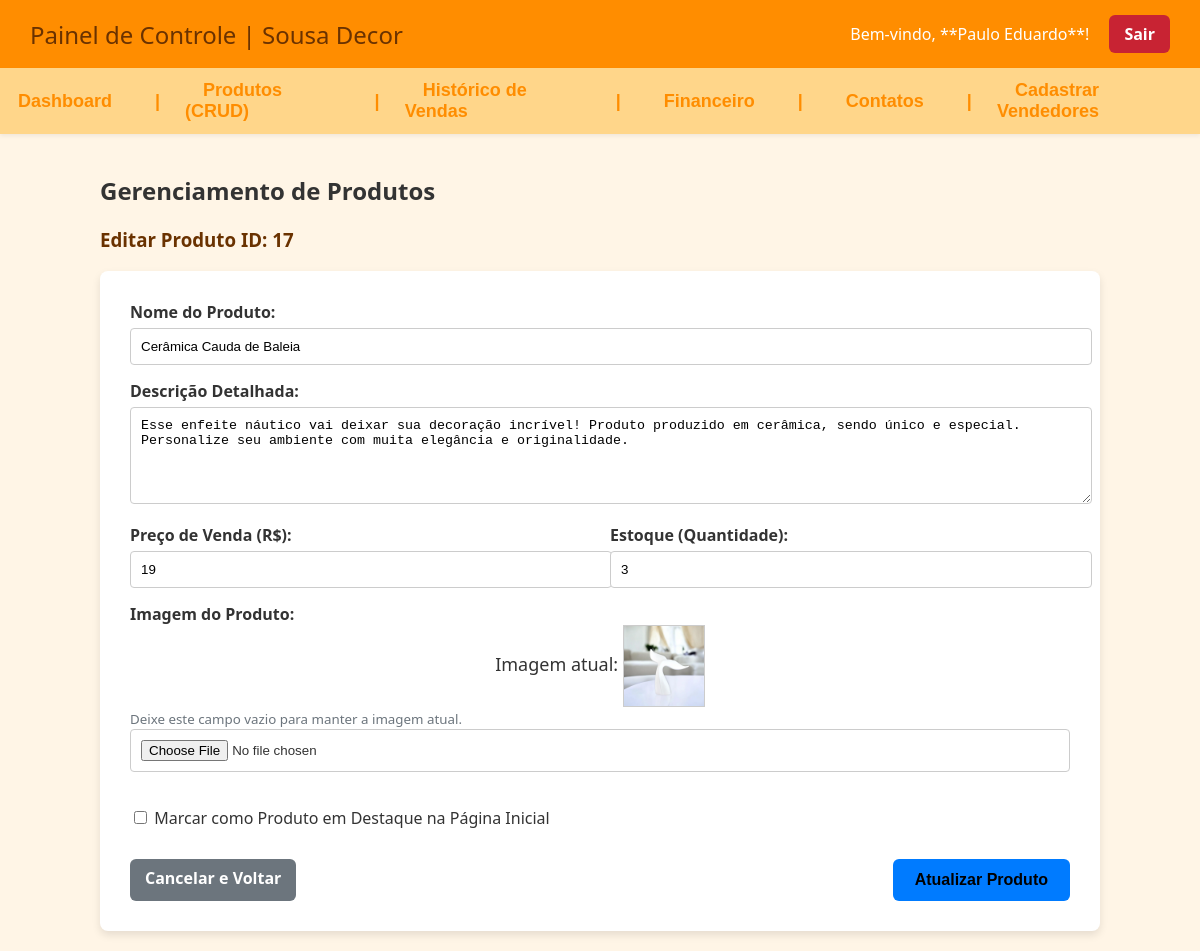
Page /ParteDePauloeGui/index.php?pg=produtos_crud&action=editar&id=17 (signed in) on the committed database.
### tables this page shows
CREATE TABLE `produtos` (
  `id` int(11) NOT NULL,
  `nome` varchar(100) NOT NULL,
  `imagem` varchar(200) NOT NULL,
  `preco` int(11) DEFAULT NULL,
  `estoque` int(11) NOT NULL DEFAULT 0,
  `destaque` tinyint(1) NOT NULL DEFAULT 0,
  `descricao` text DEFAULT NULL
);

### ParteDePauloeGui/CRUD_produtos.php (the view, shortened to what this page needs)
<?php
$acao = $_GET['action'] ?? 'listar';
$id_produto = $_GET['id'] ?? null;
$nome = '';
$descricao = '';
$preco = '';
$estoque = '';
$imagem = '';
$destaque_checked = '';
$titulo_form = 'Adicionar Novo Produto';
if ($acao == 'editar' && $id_produto) {
    $id_produto = intval($id_produto);
    $titulo_form = 'Editar Produto ID: ' . $id_produto;
    $sql_select = "SELECT * FROM produtos WHERE id = ?";
    $stmt_select = mysqli_prepare($conexao, $sql_select);
    mysqli_stmt_bind_param($stmt_select, "i", $id_produto);
    mysqli_stmt_execute($stmt_select);
    $resultado = mysqli_stmt_get_result($stmt_select);
    $dados = mysqli_fetch_assoc($resultado);
    if ($dados) {
        $nome = $dados['nome'];
        $descricao = $dados['descricao'];
        $preco = $dados['preco'];
        $estoque = $dados['estoque'];
        $imagem = $dados['imagem'];
        $destaque_checked = ($dados['destaque'] == 1) ? 'checked' : '';
    } else {
        $mensagem = "<p class='erro'>Produto não encontrado.</p>";
        $acao = 'listar';
    }
}
?>
<div style="max-width: 1000px; margin: 0 auto; padding: 20px;">
    <h2>Gerenciamento de Produtos</h2>
    <?php if ($acao == 'listar'): ?>
        <a href="index.php?pg=produtos_crud&action=adicionar" class="botao"
            style="background-color: #007bff; margin-bottom: 20px; display: inline-block;">
            + Adicionar Novo Produto
        </a>
        <table border="1" style="width: 100%; border-collapse: collapse; text-align: left;">
            <thead>
                <tr style='background-color: #ffd68a;'>
                    <th style='padding: 10px; width: 50px;'>ID</th>
                    <th style='width: 80px;'>Imagem</th>
                    <th>Nome</th>
                    <th style='width: 100px;'>Preço</th>
                    <th style='width: 80px;'>Estoque</th>
                    <th style='width: 80px;'>Destaque</th>
                    <th style='width: 150px;'>Ações</th>
                </tr>
            </thead>
            <tbody>
                <?php
                $sql_list = "SELECT id, nome, preco, estoque, imagem, destaque FROM produtos ORDER BY id DESC";
                $resultado_list = mysqli_query($conexao, $sql_list);
                if (mysqli_num_rows($resultado_list) > 0) {
                    while ($dados_list = mysqli_fetch_array($resultado_list)) {
                        $caminho_img = !empty($dados_list['imagem']) ? '../' . $dados_list['imagem'] : '../img/sem_imagem.jpg';
                        $destaque_label = $dados_list['destaque'] == 1 ? '<span style="color: green; font-weight: bold;">Sim</span>' : 'Não';
                        echo "<tr>";
                        echo "<td style='padding: 10px;'>$dados_list[id]</td>";
                        echo "<td><img src=\"$caminho_img\" style=\"width: 70px; height: 70px; object-fit: cover;\"></td>";
                        echo "<td>" . htmlspecialchars($dados_list['nome']) . "</td>";
                        echo "<td>R$ " . number_format($dados_list['preco'], 2, ',', '.') . "</td>";
                        echo "<td>$dados_list[estoque]</td>";
                        echo "<td>$destaque_label</td>";
                        echo "<td>";
                        echo "<a href='index.php?pg=produtos_crud&action=editar&id=$dados_list[id]' class='botao' style='background-color: #007bff; padding: 5px 10px;'>Editar</a> ";
                        echo "<a href='index.php?pg=produtos_crud&action=excluir&id=$dados_list[id]' class='botao sair' style='background-color: #dc3545; padding: 5px 10px;' onclick='return confirm(\"Tem certeza que deseja excluir este produto? Essa ação é irreversível.\");'>Excluir</a>";
                        echo "</td>";
                        echo "</tr>";
                    }
                } else {
                    echo "<tr><td colspan='7'>Nenhum produto cadastrado.</td></tr>";
                }
                ?>
            </tbody>
        </table>
    <?php else:  ?>
        <h3 style="color: #6a3200;"><?php echo $titulo_form; ?></h3>
        <form method="POST" enctype="multipart/form-data" style="background-color: #fff; padding: 30px; border-radius: 8px; box-shadow: 0 4px 8px rgba(0,0,0,0.1);">
            <div style="margin-bottom: 15px;">
                <label for="nome" style="display: block; font-weight: bold; margin-bottom: 5px;">Nome do Produto:</label>
                <input type="text" id="nome" name="nome" value="<?php echo htmlspecialchars($nome); ?>" required
                        style="width: 100%; padding: 10px; border: 1px solid #ccc; border-radius: 4px;">
            </div>
            <div style="margin-bottom: 15px;">
                <label for="descricao" style="display: block; font-weight: bold; margin-bottom: 5px;">Descrição Detalhada:</label>
                <textarea id="descricao" name="descricao" rows="5" required
                              style="width: 100%; padding: 10px; border: 1px solid #ccc; border-radius: 4px;"><?php echo htmlspecialchars($descricao); ?></textarea>
            </div>
            <div style="display: flex; gap: 20px; margin-bottom: 15px;">
                <div style="flex: 1;">
                    <label for="preco" style="display: block; font-weight: bold; margin-bottom: 5px;">Preço de Venda (R$):</label>
                    <input type="number" step="0.01" min="0" id="preco" name="preco" value="<?php echo htmlspecialchars($preco); ?>" required
                               style="width: 100%; padding: 10px; border: 1px solid #ccc; border-radius: 4px;">
                </div>
                <div style="flex: 1;">
                    <label for="estoque" style="display: block; font-weight: bold; margin-bottom: 5px;">Estoque (Quantidade):</label>
                    <input type="number" min="0" id="estoque" name="estoque" value="<?php echo htmlspecialchars($estoque); ?>" required
                               style="width: 100%; padding: 10px; border: 1px solid #ccc; border-radius: 4px;">
                </div>
            </div>
            <label for="imagem" style="display: block; font-weight: bold; margin-top: 15px;">Imagem do Produto:</label>
            <?php if ($acao == 'editar' && !empty($imagem)): ?>
                <p>Imagem atual: <img src="../<?php echo htmlspecialchars($imagem); ?>" style="width: 80px; height: 80px; object-fit: cover; vertical-align: middle; border: 1px solid #ccc;"></p>
                <small style="color: #6c757d;">Deixe este campo vazio para manter a imagem atual.</small>
            <?php endif; ?>
            <input type="file" id="imagem" name="imagem" <?php if ($acao == 'adicionar') echo 'required'; ?>
                        style="margin-bottom: 15px; border: 1px solid #ccc; padding: 10px; border-radius: 4px; width: 100%; box-sizing: border-box;">
            <div style="margin-top: 20px;">
                <input type="checkbox" id="destaque" name="destaque" value="1" <?php echo $destaque_checked; ?>>
                <label for="destaque" style="display: inline; font-weight: normal;">Marcar como Produto em Destaque na Página Inicial</label>
            </div>
            <div style="margin-top: 30px; display: flex; justify-content: space-between;">
                <a href='index.php?pg=produtos_crud' class='botao sair' style='background-color: #6c757d;'>Cancelar e Voltar</a>
                <button type="submit" name="<?php echo $acao == 'adicionar' ? 'salvar_adicao' : 'salvar_edicao'; ?>"
                    class="botao" style="background-color: <?php echo $acao == 'adicionar' ? '#28a745' : '#007bff'; ?>;">
                    <?php echo $acao == 'adicionar' ? 'Salvar Produto' : 'Atualizar Produto'; ?>
                </button>
            </div>
        </form>
    <?php endif; ?>
</div>

### ParteDeRick/style.css (style rules this page uses)
body { margin: 0; padding: 0; background-color: rgb(255, 245, 230); font-family: 'Lucida Sans', 'Lucida Sans Regular', 'Lucida Grande', 'Lucida Sans Unicode', Geneva, Verdana, sans-serif; }
a { text-decoration: none; color: inherit; }
p { font-size: 18px; text-align: center; margin-bottom: 30px; margin: 0; }
a.botao { background-color: #ff8d00; color: white; text-decoration: none; padding: 12px 25px; border-radius: 8px; font-weight: bold; transition: background-color 0.3s ease; z-index: 99; position: relative; }
html, body { height: 100%; }
body { margin: 0; padding: 0; background-color: rgb(255, 245, 230); font-family: 'Lucida Sans', 'Lucida Sans Regular', 'Lucida Grande', 'Lucida Sans Unicode', Geneva, Verdana, sans-serif; display: flex; flex-direction: column; }

### ParteDePauloeGui/Admin.css (style rules this page uses)
body { margin: 0; padding: 0; font-family: 'Segoe UI', Tahoma, Geneva, Verdana, sans-serif; background-color: rgb(255, 245, 230); color: #333; }
.botao.sair { background-color: #c82333; color: white; padding: 8px 15px; border-radius: 6px; text-decoration: none; font-weight: bold; transition: 0.3s; }
.botao { display: inline-block; padding: 12px 22px; font-size: 16px; border-radius: 6px; cursor: pointer; border: none; text-decoration: none; font-weight: bold; transition: 0.3s; }

### rows in the picture
produtos: nome "Cerâmica Cauda de Baleia", descricao "Esse enfeite náutico vai deixar sua decoração incrível! Produto produzido em cerâmica, sendo único e especial. Personalize seu ambiente com muita elegância e originalidade.", preco "19", estoque "3", imagem (picture)

### other values in the picture
$nome_vendedor "Paulo Eduardo"
$titulo_form "Editar Produto ID: 17"
